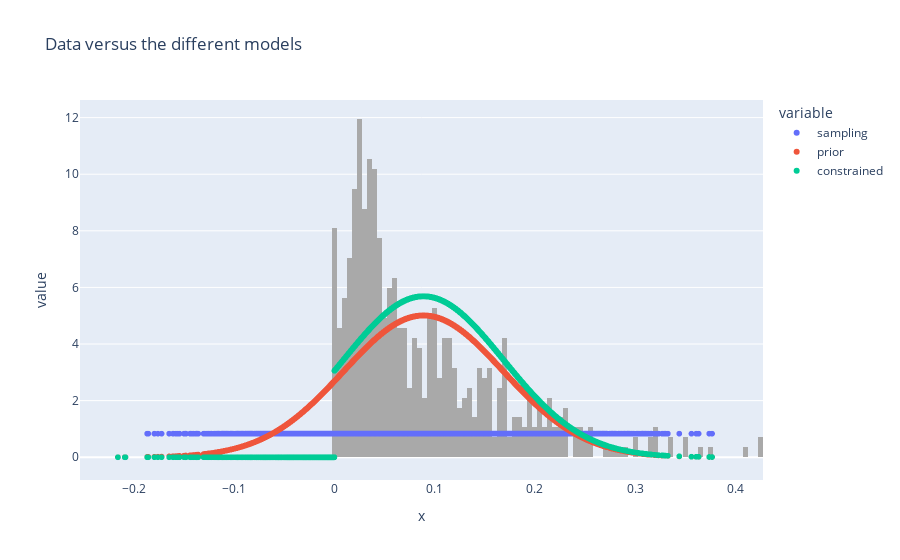

The cell this chart's notebook holds for it:
### Code cell
fig = px.scatter(df, x='x', y=['sampling', 'prior', 'constrained'], title='Data versus the different models')
fig2 = px.histogram(x=X_cancer['mean concavity'], histnorm='probability density', nbins=100, color_discrete_sequence=['darkgray'])
fig.add_traces(fig2.data)

### Figure 1 — Plotly figure (JSON) as saved in the notebook; plotly's stock layout.template omitted (floating-point values rounded to 4 significant figures; data arrays with more than 128 entries replaced by an {"elided": "..."} marker saying what was removed)
{"data": [{"hovertemplate": "variable=sampling<br>x=%{x}<br>value=%{y}<extra></extra>", "legendgroup": "sampling", "marker": {"color": "#636efa", "symbol": "circle"}, "mode": "markers", "name": "sampling", "showlegend": true, "type": "scattergl", "x": {"elided": "10000 float values"}, "xaxis": "x", "y": {"elided": "10000 float values"}, "yaxis": "y"}, {"hovertemplate": "variable=prior<br>x=%{x}<br>value=%{y}<extra></extra>", "legendgroup": "prior", "marker": {"color": "#EF553B", "symbol": "circle"}, "mode": "markers", "name": "prior", "showlegend": true, "type": "scattergl", "x": {"elided": "10000 float values"}, "xaxis": "x", "y": {"elided": "10000 float values"}, "yaxis": "y"}, {"hovertemplate": "variable=constrained<br>x=%{x}<br>value=%{y}<extra></extra>", "legendgroup": "constrained", "marker": {"color": "#00cc96", "symbol": "circle"}, "mode": "markers", "name": "constrained", "showlegend": true, "type": "scattergl", "x": {"elided": "10000 float values"}, "xaxis": "x", "y": {"elided": "10000 float values"}, "yaxis": "y"}, {"alignmentgroup": "True", "bingroup": "x", "histnorm": "probability density", "hovertemplate": "x=%{x}<br>probability density=%{y}<extra></extra>", "legendgroup": "", "marker": {"color": "darkgray", "pattern": {"shape": ""}}, "name": "", "nbinsx": 100, "offsetgroup": "", "orientation": "v", "showlegend": false, "type": "histogram", "x": {"elided": "569 float values"}, "xaxis": "x", "yaxis": "y"}], "layout": {"autosize": true, "legend": {"title": {"text": "variable"}, "tracegroupgap": 0}, "title": {"text": "Data versus the different models"}, "xaxis": {"anchor": "y", "autorange": true, "domain": [0, 1], "range": [-0.253, 0.4275], "title": {"text": "x"}, "type": "linear"}, "yaxis": {"anchor": "x", "autorange": true, "domain": [0, 1], "range": [-0.9629, 12.63], "title": {"text": "value"}, "type": "linear"}}}
